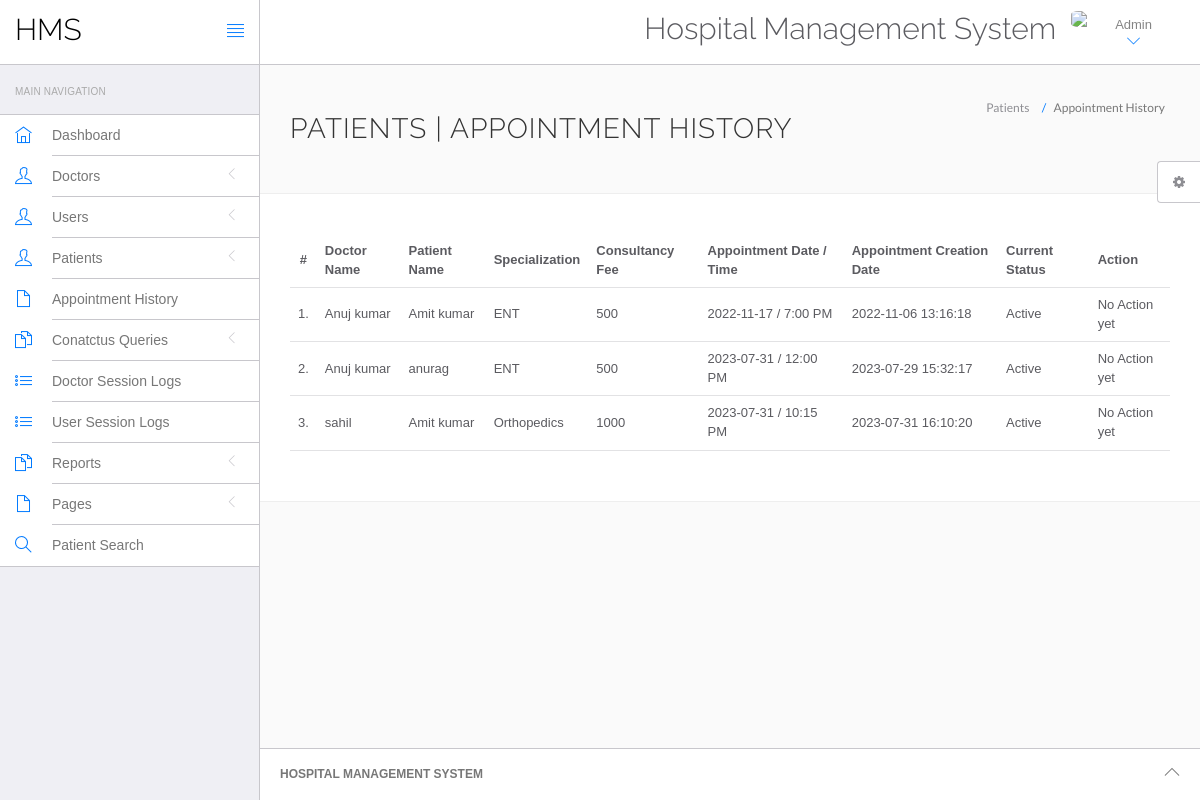
Screenshot of /hospital/hospital/hms/admin/appointment-history.php (signed in) with the database file from the repository.
### tables this page shows
CREATE TABLE `appointment` (
  `id` int(11) NOT NULL,
  `doctorSpecialization` varchar(255) DEFAULT NULL,
  `doctorId` int(11) DEFAULT NULL,
  `userId` int(11) DEFAULT NULL,
  `consultancyFees` int(11) DEFAULT NULL,
  `appointmentDate` varchar(255) DEFAULT NULL,
  `appointmentTime` varchar(255) DEFAULT NULL,
  `postingDate` timestamp NULL DEFAULT current_timestamp(),
  `userStatus` int(11) DEFAULT NULL,
  `doctorStatus` int(11) DEFAULT NULL,
  `updationDate` timestamp NULL DEFAULT NULL ON UPDATE current_timestamp()
);

CREATE TABLE `doctors` (
  `id` int(11) NOT NULL,
  `specilization` varchar(255) DEFAULT NULL,
  `doctorName` varchar(255) DEFAULT NULL,
  `address` longtext DEFAULT NULL,
  `docFees` varchar(255) DEFAULT NULL,
  `contactno` bigint(11) DEFAULT NULL,
  `docEmail` varchar(255) DEFAULT NULL,
  `password` varchar(255) DEFAULT NULL,
  `creationDate` timestamp NULL DEFAULT current_timestamp(),
  `updationDate` timestamp NULL DEFAULT NULL ON UPDATE current_timestamp()
);

CREATE TABLE `users` (
  `id` int(11) NOT NULL,
  `fullName` varchar(255) DEFAULT NULL,
  `address` longtext DEFAULT NULL,
  `city` varchar(255) DEFAULT NULL,
  `gender` varchar(255) DEFAULT NULL,
  `email` varchar(255) DEFAULT NULL,
  `password` varchar(255) DEFAULT NULL,
  `regDate` timestamp NULL DEFAULT current_timestamp(),
  `updationDate` timestamp NULL DEFAULT NULL ON UPDATE current_timestamp()
);

### hospital/hospital/hms/admin/appointment-history.php (the view, shortened to what this page needs)
<?php
include('include/config.php');
if(strlen($_SESSION['id']==0)) {
 header('location:logout.php');
  } else{
?>
<!DOCTYPE html>
<html lang="en">
	<head>
		<link rel="stylesheet" href="vendor/bootstrap/css/bootstrap.min.css">
		<link rel="stylesheet" href="vendor/fontawesome/css/font-awesome.min.css">
		<link rel="stylesheet" href="vendor/themify-icons/themify-icons.min.css">
		<link href="vendor/animate.css/animate.min.css" rel="stylesheet" media="screen">
		<link href="vendor/perfect-scrollbar/perfect-scrollbar.min.css" rel="stylesheet" media="screen">
		<link href="vendor/switchery/switchery.min.css" rel="stylesheet" media="screen">
		<link href="vendor/bootstrap-touchspin/jquery.bootstrap-touchspin.min.css" rel="stylesheet" media="screen">
		<link href="vendor/select2/select2.min.css" rel="stylesheet" media="screen">
		<link href="vendor/bootstrap-datepicker/bootstrap-datepicker3.standalone.min.css" rel="stylesheet" media="screen">
		<link href="vendor/bootstrap-timepicker/bootstrap-timepicker.min.css" rel="stylesheet" media="screen">
		<link rel="stylesheet" href="assets/css/styles.css">
		<link rel="stylesheet" href="assets/css/plugins.css">
		<link rel="stylesheet" href="assets/css/themes/theme-1.css" id="skin_color" />
	</head>
	<body>
		<div id="app">
<?php include('include/sidebar.php');?>
			<div class="app-content">
					<?php include('include/header.php');?>
				<div class="main-content" >
					<div class="wrap-content container" id="container">
						<section id="page-title">
							<div class="row">
								<div class="col-sm-8">
									<h1 class="mainTitle">Patients  | Appointment History</h1>
																	</div>
								<ol class="breadcrumb">
									<li>
										<span>Patients </span>
									</li>
									<li class="active">
										<span>Appointment History</span>
									</li>
								</ol>
							</div>
						</section>
						<div class="container-fluid container-fullw bg-white">
									<div class="row">
								<div class="col-md-12">
									<table class="table table-hover" id="sample-table-1">
										<thead>
											<tr>
												<th class="center">#</th>
												<th class="hidden-xs">Doctor Name</th>
												<th>Patient Name</th>
												<th>Specialization</th>
												<th>Consultancy Fee</th>
												<th>Appointment Date / Time </th>
												<th>Appointment Creation Date  </th>
												<th>Current Status</th>
												<th>Action</th>
											</tr>
										</thead>
										<tbody>
<?php
$sql=mysqli_query($con,"select doctors.doctorName as docname,users.fullName as pname,appointment.*  from appointment join doctors on doctors.id=appointment.doctorId join users on users.id=appointment.userId ");
$cnt=1;
while($row=mysqli_fetch_array($sql))
{
?>
											<tr>
												<td class="center"><?php echo $cnt;?>.</td>
												<td class="hidden-xs"><?php echo $row['docname'];?></td>
												<td class="hidden-xs"><?php echo $row['pname'];?></td>
												<td><?php echo $row['doctorSpecialization'];?></td>
												<td><?php echo $row['consultancyFees'];?></td>
												<td><?php echo $row['appointmentDate'];?> / <?php echo
												 $row['appointmentTime'];?>
												</td>
												<td><?php echo $row['postingDate'];?></td>
												<td>
<?php if(($row['userStatus']==1) && ($row['doctorStatus']==1))
{
	echo "Active";
}
												?></td>
												<td >
												<div class="visible-md visible-lg hidden-sm hidden-xs">
							<?php if(($row['userStatus']==1) && ($row['doctorStatus']==1))
{
echo "No Action yet";
	 } else {
		echo "Canceled";
		} ?>
												</div>
												</td>
											</tr>
											<?php
$cnt=$cnt+1;
											 }?>
										</tbody>
									</table>
								</div>
							</div>
								</div>
					</div>
				</div>
			</div>
	<?php include('include/footer.php');?>
	<?php include('include/setting.php');?>
		</div>
	</body>
</html>
<?php } ?>

### hospital/hospital/hms/admin/include/sidebar.php (shortened to what this page needs)
<div class="sidebar app-aside" id="sidebar">
				<div class="sidebar-container perfect-scrollbar">
<nav>
						<div class="navbar-title">
							<span>Main Navigation</span>
						</div>
						<ul class="main-navigation-menu">
							<li>
								<a href="dashboard.php">
									<div class="item-content">
										<div class="item-media">
											<i class="ti-home"></i>
										</div>
										<div class="item-inner">
											<span class="title"> Dashboard </span>
										</div>
									</div>
								</a>
							</li>
							<li>
								<a href="javascript:void(0)">
									<div class="item-content">
										<div class="item-media">
											<i class="ti-user"></i>
										</div>
										<div class="item-inner">
											<span class="title"> Doctors </span><i class="icon-arrow"></i>
										</div>
									</div>
								</a>
								</li>
				<li>
								<a href="javascript:void(0)">
									<div class="item-content">
										<div class="item-media">
											<i class="ti-user"></i>
										</div>
										<div class="item-inner">
											<span class="title"> Users </span><i class="icon-arrow"></i>
										</div>
									</div>
								</a>
								</li>
								<li>
								<a href="javascript:void(0)">
									<div class="item-content">
										<div class="item-media">
											<i class="ti-user"></i>
										</div>
										<div class="item-inner">
											<span class="title"> Patients </span><i class="icon-arrow"></i>
										</div>
									</div>
								</a>
								</li>
<li>
								<a href="appointment-history.php">
									<div class="item-content">
										<div class="item-media">
											<i class="ti-file"></i>
										</div>
										<div class="item-inner">
											<span class="title"> Appointment History </span>
										</div>
									</div>
								</a>
							</li>
				<li>
								<a href="javascript:void(0)">
									<div class="item-content">
										<div class="item-media">
											<i class="ti-files"></i>
										</div>
										<div class="item-inner">
											<span class="title"> Conatctus Queries </span><i class="icon-arrow"></i>
										</div>
									</div>
								</a>
								</li>
	<li>
								<a href="doctor-logs.php">
									<div class="item-content">
										<div class="item-media">
											<i class="ti-list"></i>
										</div>
										<div class="item-inner">
											<span class="title"> Doctor Session Logs </span>
										</div>
									</div>
								</a>
							</li>
							<li>
								<a href="user-logs.php">
									<div class="item-content">
										<div class="item-media">
											<i class="ti-list"></i>
										</div>
										<div class="item-inner">
											<span class="title"> User Session Logs </span>
										</div>
									</div>
								</a>
							</li>
				<li>
								<a href="javascript:void(0)">
									<div class="item-content">
										<div class="item-media">
											<i class="ti-files"></i>
										</div>
										<div class="item-inner">
											<span class="title"> Reports </span><i class="icon-arrow"></i>
										</div>
									</div>
								</a>
							</li>
				<li>
								<a href="javascript:void(0)">
									<div class="item-content">
										<div class="item-media">
											<i class="ti-file"></i>
										</div>
										<div class="item-inner">
											<span class="title"> Pages </span><i class="icon-arrow"></i>
										</div>
									</div>
								</a>
							</li>
								<li>
								<a href="patient-search.php">
									<div class="item-content">
										<div class="item-media">
											<i class="ti-search"></i>
										</div>
										<div class="item-inner">
											<span class="title"> Patient Search </span>
										</div>
									</div>
								</a>
							</li>
						</ul>
					</nav>
					</div>
			</div>

### hospital/hospital/hms/admin/include/header.php (shortened to what this page needs)
<header class="navbar navbar-default navbar-static-top">
					<div class="navbar-header">
						<a class="navbar-brand" href="#">
							<h2 style="padding-top:20%; color:#000 ">HMS</h2>
						</a>
						<a href="#" class="sidebar-toggler pull-right visible-md visible-lg" data-toggle-class="app-sidebar-closed" data-toggle-target="#app">
							<i class="ti-align-justify"></i>
						</a>
					</div>
					<div class="navbar-collapse collapse">
						<ul class="nav navbar-right">
								<li  style="padding-top:2% ">
								<h2>Hospital Management System</h2>
							</li>
							<li class="dropdown current-user">
								<a href class="dropdown-toggle" data-toggle="dropdown">
									<img src="assets/images/images.jpg" > <span class="username">
			Admin
									<i class="ti-angle-down"></i></i></span>
								</a>
							</li>
						</ul>
					</div>
				</header>

### hospital/hospital/hms/admin/include/footer.php
<footer>
				<div class="footer-inner">
					<div class="pull-left">
					<span class="text-bold text-uppercase"> Hospital Management System</span>
					</div>
					<div class="pull-right">
						<span class="go-top"><i class="ti-angle-up"></i></span>
					</div>
				</div>
			</footer>

### hospital/hospital/hms/admin/include/setting.php (shortened to what this page needs)
<div class="settings panel panel-default hidden-xs hidden-sm" id="settings">
				<button ct-toggle="toggle" data-toggle-class="active" data-toggle-target="#settings" class="btn btn-default">
					<i class="fa fa-spin fa-gear"></i>
				</button>
			</div>

### hospital/hospital/hms/admin/assets/css/plugins.css (style rules this page uses)
.perfect-scrollbar { overflow-y: hidden !important; }

### hospital/hospital/hms/admin/assets/css/themes/theme-1.css (style rules this page uses)
body { background: #FAFAFA; }
header .navbar-header { background: #ffffff !important; border-right-color: #c8c7cc !important; border-bottom-color: #c8c7cc !important; }
header .navbar-header .sidebar-toggler, header .navbar-header .sidebar-mobile-toggler { color: #007aff !important; }
header .navbar-header .navbar-brand { color: #777 !important; }
header .navbar-collapse { background: #ffffff !important; border-bottom-color: #c8c7cc !important; box-shadow: none !important; }
header .navbar-collapse .navbar-right > li > a { color: #777; }
header .navbar-collapse .navbar-right > li > a i { color: #007aff !important; }
#sidebar { background: #EFEFF4 !important; }
#sidebar:before { border-right-width: "1px" !important; border-right-style: solid; border-right-color: #c8c7cc !important; }
#sidebar nav { border-right-width: "1px" !important; border-right-style: solid; border-right-color: #c8c7cc !important; }
#sidebar nav .navbar-title { color: #aaaaaa; }
#sidebar nav > ul { background: #ffffff !important; border-bottom-color: #c8c7cc !important; border-top-color: #c8c7cc !important; }
#sidebar nav > ul > li > a .item-media > i { color: #007aff !important; }
#sidebar nav > ul > li > a .item-inner { color: #777 !important; border-bottom-color: #c8c7cc; }
#app > footer { background: #ffffff !important; border-top-color: #c8c7cc !important; color: #777; }

### rows the page displays
appointment: doctorId.doctorName "Anuj kumar", userId.fullName "Amit kumar", doctorSpecialization "ENT", consultancyFees "500", appointmentDate "2022-11-17", appointmentTime "7:00 PM", postingDate "2022-11-06 13:16:18", userStatus "Active"
appointment: doctorId.doctorName "Anuj kumar", userId.fullName "anurag", doctorSpecialization "ENT", consultancyFees "500", appointmentDate "2023-07-31", appointmentTime "12:00 PM", postingDate "2023-07-29 15:32:17", userStatus "Active"
appointment: doctorId.doctorName "sahil", userId.fullName "Amit kumar", doctorSpecialization "Orthopedics", consultancyFees "1000", appointmentDate "2023-07-31", appointmentTime "10:15 PM", postingDate "2023-07-31 16:10:20", userStatus "Active"
